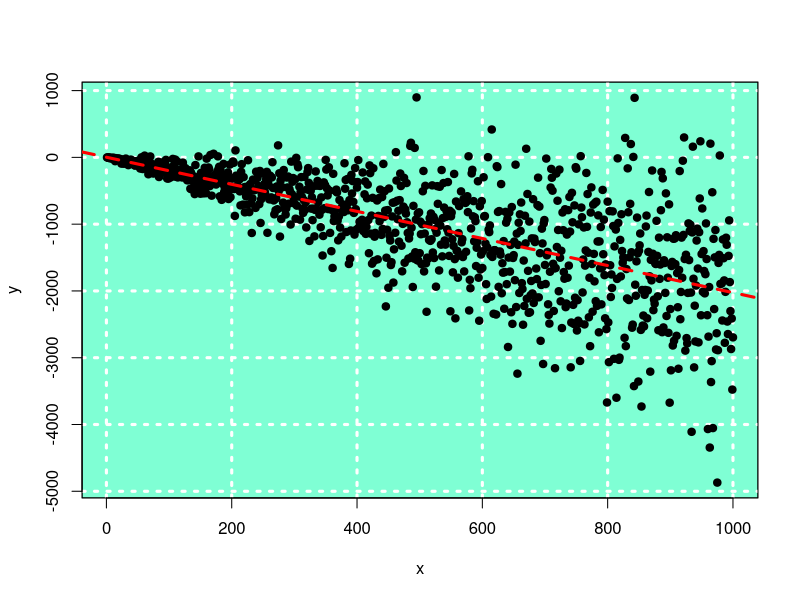
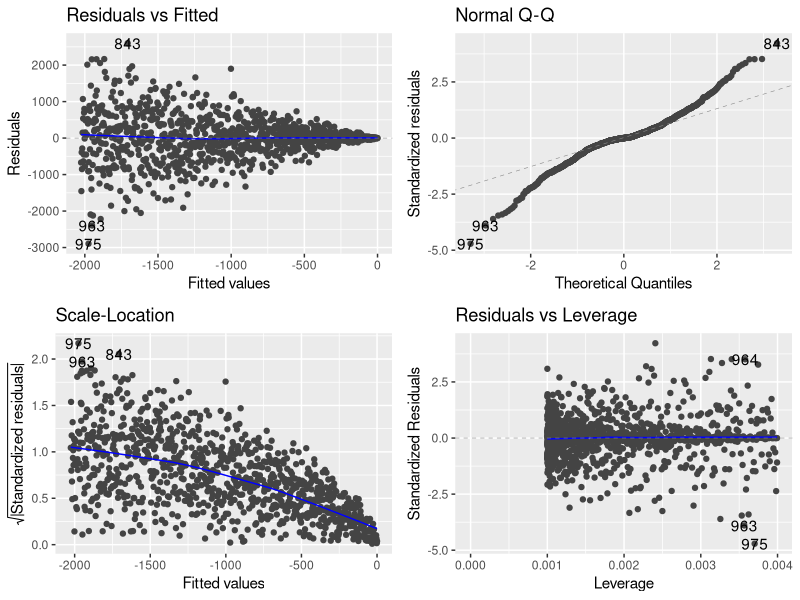
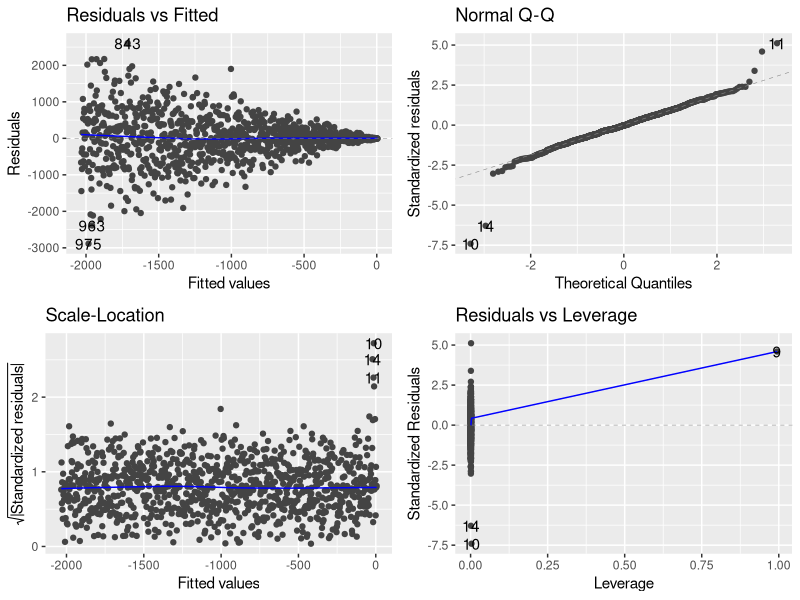
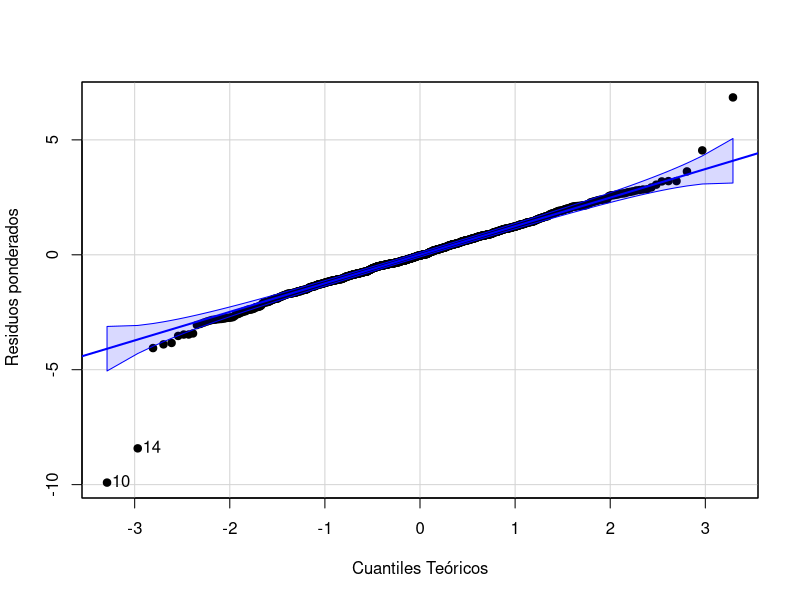
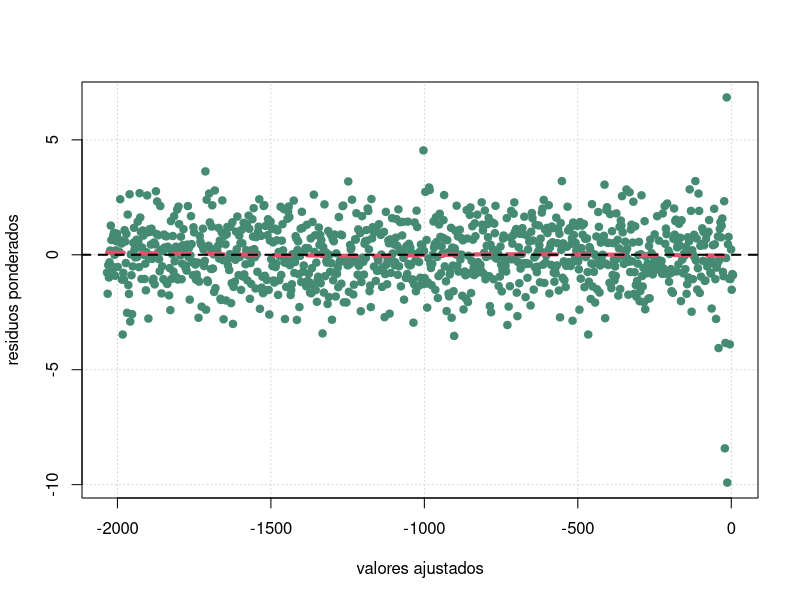
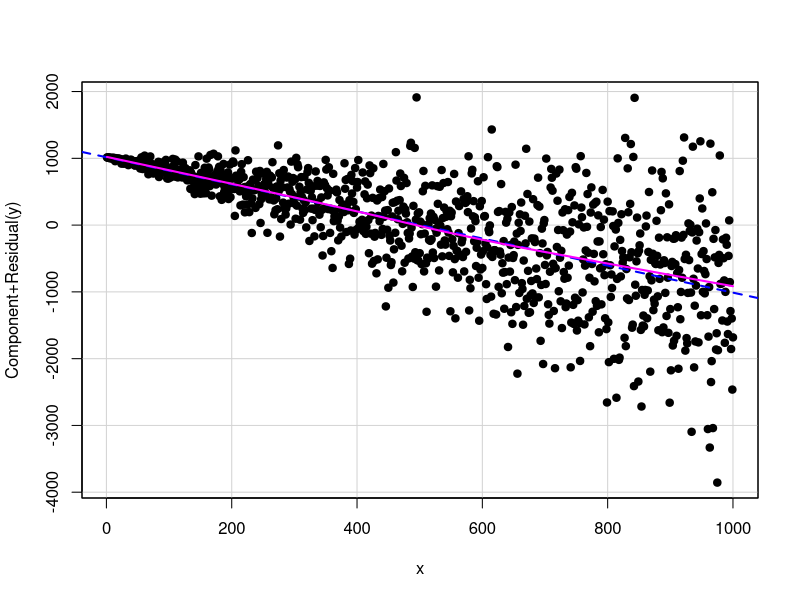

The R source for these figures, in order:
##############################MINIMOS CUADRADOS PONDERADOS#####################
library(ggfortify)
library(MASS)
library(car)
#Estimación varianza
set.seed(1)
b0<- 2
b1<- -2
x<- 1:1000
y<- b0+b1*x+rnorm(1000,0,1:1000)
plot(y~x,axes=F,xlab="",ylab="")
# Color de fondo gris
rect(par("usr")[1], par("usr")[3],
     par("usr")[2], par("usr")[4],
     col = "aquamarine1")

# Grid blanco
grid(nx = NULL, ny = NULL,
     col = "white", lwd = 3)
par(new=TRUE)
plot(y~x,pch=19)
model<- lm(y~x)
abline(model,lwd=3,lty=2,col="red1")
summary(model)
#
#Validación rápida de supuestos
autoplot(model) # No es recomendable para informes pero nos da un vistazo
# General para de la situación
#Transformación
#Errores modelo original
res.mcp<- residuals(model)
# Estimación de la varianza
varianza<- lm(abs(res.mcp)~x)
#Cálculo de pesos para ponderar
w = 1/fitted.values(varianza)^2
#Modelo con pesos
model.ponderados<- lm(y~x,weights = w)
summary(model.ponderados)
autoplot(model.ponderados)
#Validación Supuestos
res.ponderados<- residuals(model.ponderados)*sqrt(w)
car::qqPlot(res.ponderados,xlab="Cuantiles Teóricos",ylab=" Residuos ponderados",pch=19)
shapiro.test(res.ponderados)
plot(fitted.values(model.ponderados),res.ponderados,
     xlab='valores ajustados',ylab='residuos ponderados',pch=19,panel.first = grid(),col="aquamarine4")
lines(lowess(res.ponderados~fitted.values(model.ponderados)),col=2,lty=2,lwd=4)
abline(h=0,lty=2,lwd=2)
car::crPlots(model.ponderados,pch=19)
